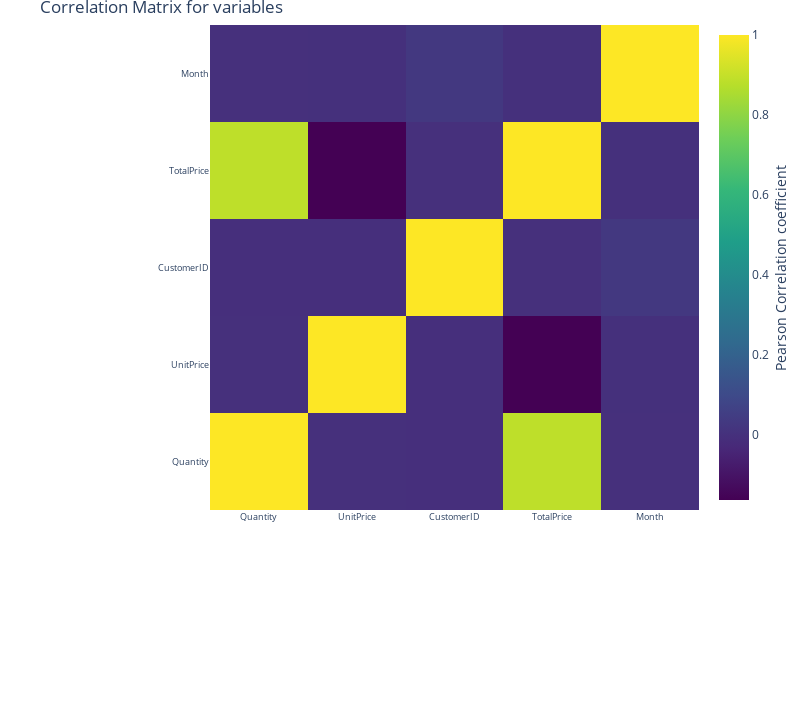

The cell this chart's notebook holds for it:
### Code cell
trace = go.Heatmap(z = corr_array,
                   x = matrix_cols,
                   y = matrix_cols,
                   colorscale = "Viridis",
                   colorbar   = dict(title = "Pearson Correlation coefficient",
                                     titleside = "right"
                                    ) ,
                  )

layout = go.Layout(dict(title = "Correlation Matrix for variables",
                        autosize = False,
                        height  = 720,
                        width   = 800,
                        margin  = dict(r = 0 ,l = 210,
                                       t = 25,b = 210,
                                      ),
                        yaxis   = dict(tickfont = dict(size = 9)),
                        xaxis   = dict(tickfont = dict(size = 9))
                       )
                  )

data = [trace]
fig = go.Figure(data=data,layout=layout)
py.iplot(fig)

### Figure 1 — Plotly figure (JSON) as saved in the notebook; plotly's stock layout.template omitted (floating-point values rounded to 4 significant figures)
{"data": [{"colorbar": {"title": {"side": "right", "text": "Pearson Correlation coefficient"}}, "colorscale": [[0, "#440154"], [0.1111, "#482878"], [0.2222, "#3e4989"], [0.3333, "#31688e"], [0.4444, "#26828e"], [0.5556, "#1f9e89"], [0.6667, "#35b779"], [0.7778, "#6ece58"], [0.8889, "#b5de2b"], [1, "#fde725"]], "type": "heatmap", "x": ["Quantity", "UnitPrice", "CustomerID", "TotalPrice", "Month"], "y": ["Quantity", "UnitPrice", "CustomerID", "TotalPrice", "Month"], "z": [[1, -0.001235, -0.0036, 0.8867, -0.001116], [-0.001235, 1, -0.00456, -0.162, -0.0004973], [-0.0036, -0.00456, 1, -0.002274, 0.03061], [0.8867, -0.162, -0.002274, 1, 0.0001413], [-0.001116, -0.0004973, 0.03061, 0.0001413, 1]]}], "layout": {"autosize": false, "height": 720, "margin": {"b": 210, "l": 210, "r": 0, "t": 25}, "title": {"text": "Correlation Matrix for variables"}, "width": 800, "xaxis": {"tickfont": {"size": 9}}, "yaxis": {"tickfont": {"size": 9}}}}
